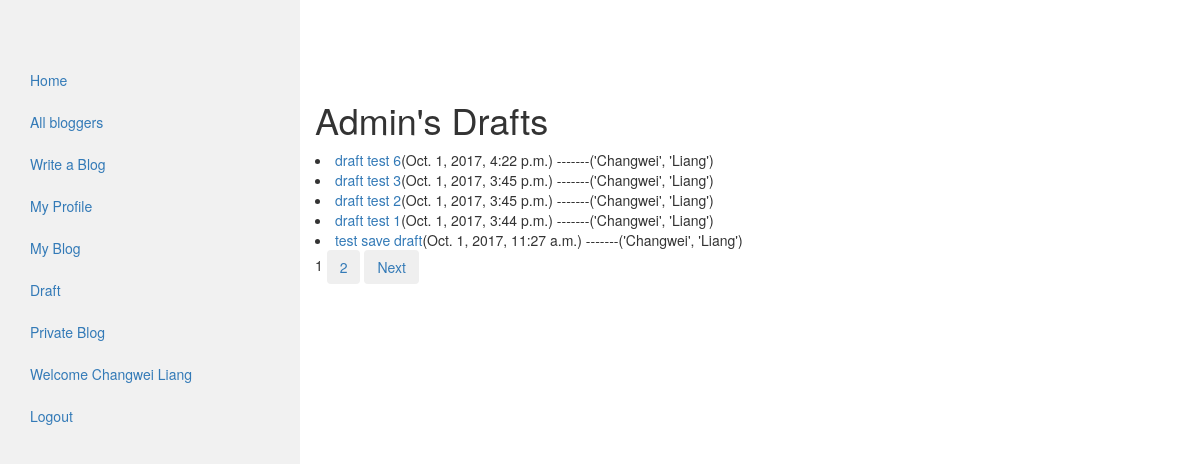
The app's page /draft/ (signed in), older data.
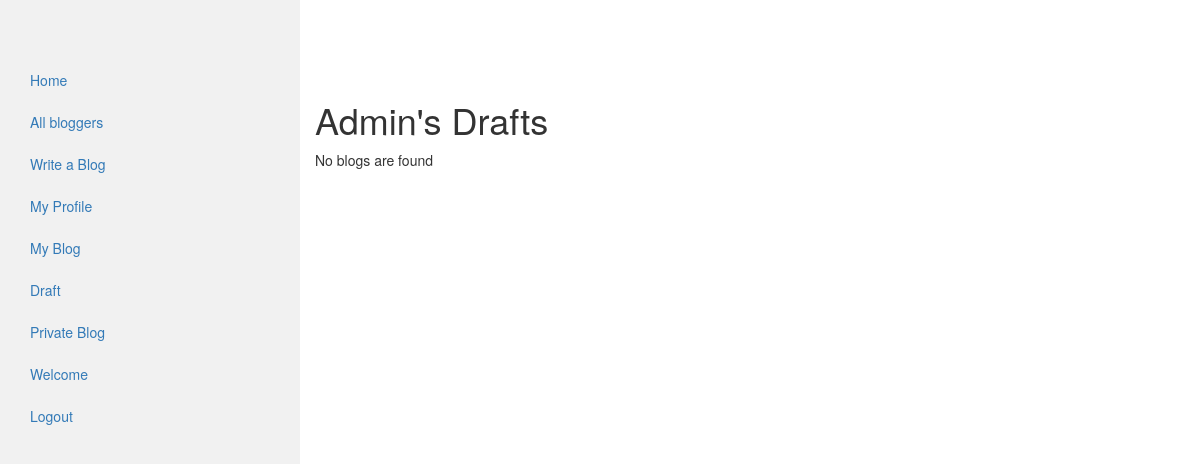
The same page, newer data.
### my_auth/models.py (models this page shows)
class User(auth_models.AbstractUser):
    email = models.EmailField(_('email address'), unique=True)

### blog/models.py (models this page shows, shortened)
class MyPost(models.Model):
    author = models.ForeignKey(settings.AUTH_USER_MODEL, on_delete=models.CASCADE)
    title = models.CharField(max_length=100)
    content = models.TextField(blank=True)
    tags = models.CharField(max_length=20, null=True, blank=True)
    published_time = models.DateTimeField(default=timezone.now)
    created_time = models.DateTimeField(default=timezone.now)
    is_draft = models.BooleanField(default=False)
    is_private = models.BooleanField(default=False)
    can_be_edited = models.BooleanField(default=False)
    allow_comment = models.BooleanField(default=True)
    class Meta:
        ordering = ['published_time']
    def get_absolute_url(self):
        return reverse('blog:blog_detail', args=[str(self.id)])

### blog/views.py (the view)
# urls.py: url(r'^draft/$', views.DraftBlog.as_view(), name='draft_blog'),
class DraftBlog(LoginRequiredMixin, MyPaginatedBlogListView):
    model = models.MyPost
    login_url = 'auth:login'
    template_name = 'blog/draft_list.html'
    paginate_by = 5
    context_object_name = 'blog_list'
    def get_queryset(self):
        return models.MyPost.objects.filter(author__username=self.request.user.username,
                                              is_draft=True, is_private=False).order_by('-published_time')

### blog/templatetags/blog_tag.py (called while the page is built)
@register.simple_tag
def real_name_or_username(blog):
    if blog.author.first_name and blog.author.last_name:
        return format_html('%s' % blog.author.first_name), format_html(blog.author.last_name)
    else:
        return blog.author.username

### blog/utils.py (called while the page is built, shortened)
def my_paginator_style(paginator, page, context, pages_num_2b_shown):
    context['multiple_page_series_to_show'] = 0
    return context

### blog/views.py (called while the page is built)
    def get_context_data(self, **kwargs):
        context = super(ListView, self).get_context_data(**kwargs)
        queryset = self.get_queryset()
        paginator, page, queryset, is_paginated = self.paginate_queryset(queryset, self.get_paginate_by(queryset))
        context = my_paginator_style(paginator, page, context, pages_num_2b_shown=5)
        return context

### blog/templates/blog/draft_list.html (shortened to what this page needs)
<!DOCTYPE html>
<html lang="en">
{% extends 'blog/base.html' %}
{% load blog_tag %}
{% block content %}
<h1>{{ user.username|title }}'s Drafts</h1>
{% if blog_list %}
    {% for blog in blog_list %}
        <li><a href="{{ blog.get_absolute_url }}">{{ blog.title }}</a>({{ blog.published_time }})
            -------{% real_name_or_username blog %}</li>
    {% endfor %}
{% else %}
    <p>No blogs are found</p>
{% endif %}
{% include "blog/pagination.html" %}
{% endblock %}

### blog/templates/blog/base.html (shortened to what this page needs)
<!DOCTYPE html>
<html lang="en">
{% load blog_tag %}
<head>
  <link rel="stylesheet" href="https://maxcdn.bootstrapcdn.com/bootstrap/3.3.7/css/bootstrap.min.css">
</head>
<body>
  <div class="container-fluid">
    <div class="row content">
      {% block sidebar %}
      <div class="col-sm-3 sidenav">
      <ul class="nav nav-pills nav-stacked">
          <li class=""><a href="{% url 'blog:homepage' %}">Home</a></li>
          <li><a href="{% url 'blog:blogger' %}">All bloggers</a></li>
          {% if user.is_authenticated %}
                <li><a href="{% url 'blog:create_blog' %}">Write a Blog</a></li>
                <li><a href="">My Profile</a></li>
                <li><a href="{% url 'blog:my_blog' %}">My Blog</a></li>
                <li><a href="{% url 'blog:draft_blog' %}">Draft</a></li>
                <li><a href="{% url 'blog:private_blog' %}">Private Blog</a></li>
                <li><a href="">Welcome {{ user.first_name }} {{ user.last_name }}</a></li>
                <li><a href="{% url 'auth:logout' %}">Logout</a></li>
          {% else %}
                <li><a href="{% url 'auth:login' %}">Login</a></li>
          {% endif %}
      </ul>
      {% endblock %}
      </div>
    <div class="col-sm-9 ">
      {% block content %}{% endblock %}
    </div>
    </div>
  </div>
</body>
</html>

### blog/templates/blog/pagination.html (shortened to what this page needs)
<!DOCTYPE html>
<html lang="en">
{% load blog_tag %}
<head>
    <link rel="stylesheet" href="https://maxcdn.bootstrapcdn.com/bootstrap/3.3.7/css/bootstrap.min.css">
</head>
<body>
    {% if is_paginated %}
        {% if multiple_page_series_to_show %}
            {% if page_obj.has_previous %}
                <button type="button" class="btn"><a href="?page={{ page_obj.previous_page_number }}">Previous</a></button>
            {% endif %}
            {% for i in page_number_to_be_show %}
                {% if page_obj.number == i %}
                    <button type="button" class="btn">{{ i }}</button>
                {% else %}
                    <button type="button" class="btn"><a href="?page={{ page_obj.number }}">{{ i }}</a></button>
                {% endif %}
            {% endfor %}
            {% if page_obj.has_next %}
                <button type="button" class="btn"><a href="?page={{ page_obj.next_page_number }}">Next</a></button>
            {% endif %}
        {% else %}
            {% for page_number in paginator.page_range %}
                {% if page_obj.number == page_number %}
                    {{ page_number }}
                {% else %}
                    <button type="button" class="btn"><a href="?page={{ page_number }}">{{ page_number }}</a></button>
                {% endif %}
            {% endfor %}
            {% if page_obj.has_next %}
                    <button type="button" class="btn"><a href="?page={{ page_obj.next_page_number }}">Next</a></button>
            {% endif %}
        {% endif %}
    {% endif %}
</body>
</html>

### blog/templates/blog/base.html (style rules this page uses)
.row.content { height: 1500px }
.sidenav { background-color: #f1f1f1; height: 100%; }

Row changes from the older to the newer data that the page shows:
removed MyPost: title "draft test 6", published_time "Oct. 1, 2017, 4:22 p.m.", author.last_name "('Changwei', 'Liang')"
removed MyPost: title "draft test 3", published_time "Oct. 1, 2017, 3:45 p.m.", author.last_name "('Changwei', 'Liang')"
removed MyPost: title "draft test 2", published_time "Oct. 1, 2017, 3:45 p.m.", author.last_name "('Changwei', 'Liang')"
removed MyPost: title "draft test 1", published_time "Oct. 1, 2017, 3:44 p.m.", author.last_name "('Changwei', 'Liang')"
removed MyPost: title "test save draft", published_time "Oct. 1, 2017, 11:27 a.m.", author.last_name "('Changwei', 'Liang')"
changed User "Admin": first_name "Changwei" → (not shown); last_name "Liang" → (not shown)
Text that changed along with them:
text no longer shown: "Next"
text now shown: "No blogs are found"
list line gone: "1"
list line gone: "2"
